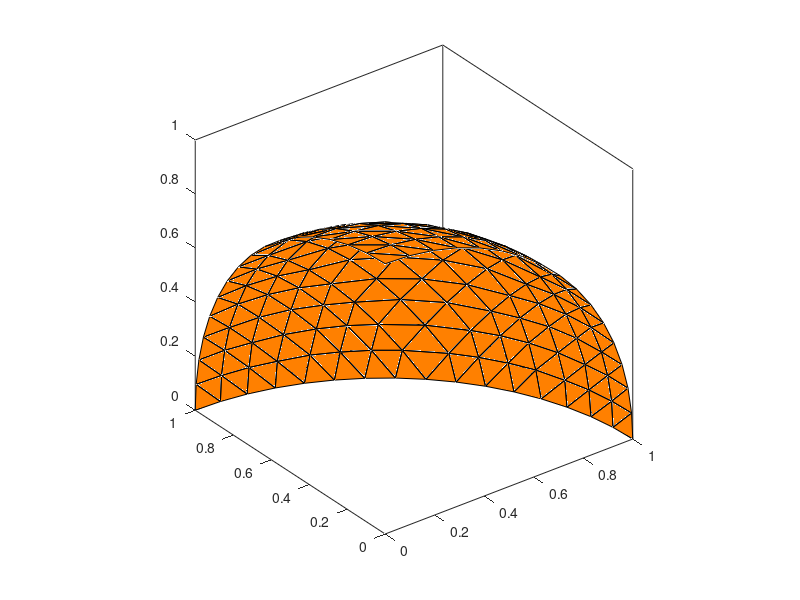

The MATLAB source for this figure:
function tess()
close all
clc

v{1,1}=[1,0,0];
v{1,2}=[0,1,0];
v{1,3}=[0,0,1];

X=zeros(3,1);
Y=zeros(3,1);
Z=zeros(3,1);

[v] = subtri(v,1,4);

for k=1:size(v,1)
    for i=1:3
        X(i,k)=v{k,i}(1);
        Y(i,k)=v{k,i}(2);
        Z(i,k)=v{k,i}(3);
    end
end

C=[1,0.5,0];

fill3(X,Y,Z,C);

axis equal

end
function [vret] = subtri(v,k,depth)
depth=depth-1;

vnew=cell(3,1);

for m=1:3
    vnew{m}=zeros(1,3);
    for i=1:3
        if i~=m
            vnew{m}=vnew{m}+v{k,i};
        end
    end
    vnew{m}=vnew{m}/sqrt(dot(vnew{m},vnew{m}));
end

vret=v;

ind=[k,size(v,1)+1,size(v,1)+2,size(v,1)+3];

for m=1:3
    n=ind(m);
    for i=1:3
        if i~=m
            vret{n,i}=vnew{i};
        else
            vret{n,i}=v{k,i};
        end
    end
end

m=4;
n=ind(m);
for i=1:3
    vret{n,i}=vnew{i};
end

if depth>0
    for m=1:4
        [vret] = subtri(vret,ind(m),depth);
    end
end
end